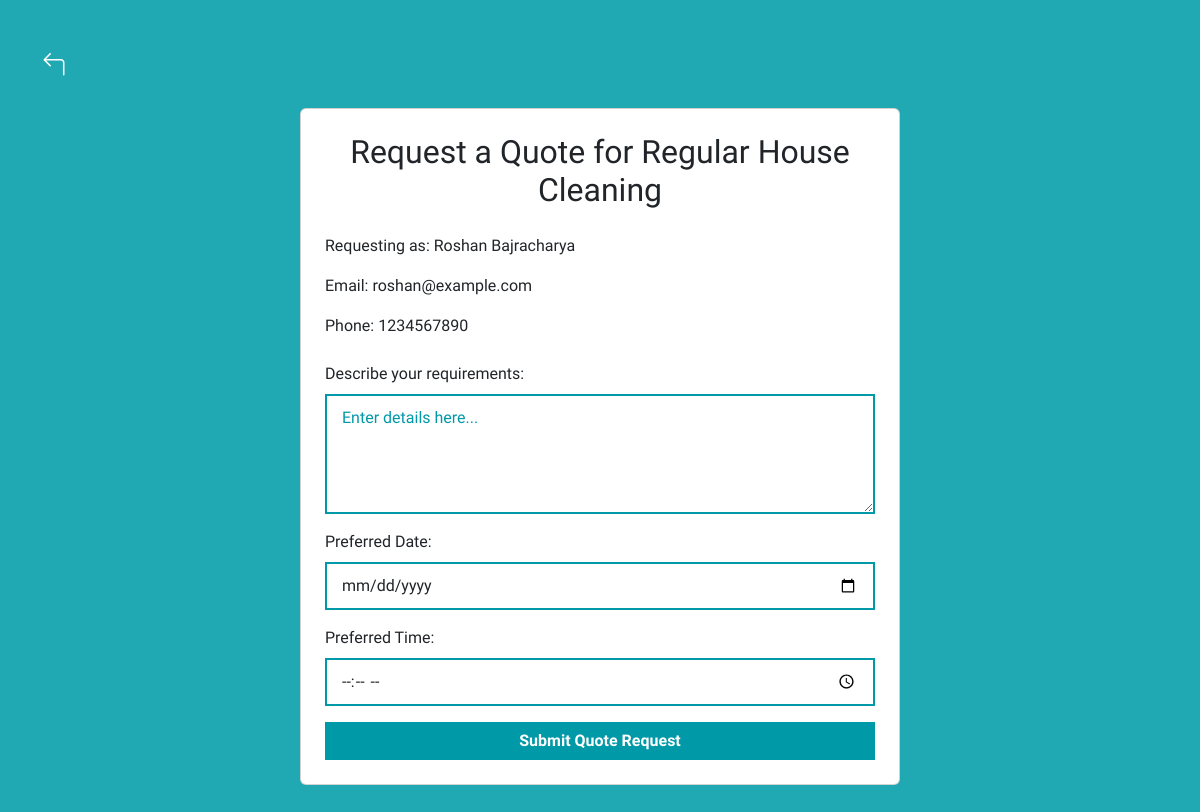
The page /quote/1 (signed in) on the database its author committed.
### models.py (models this page shows)
class HomeServiceSubCategory(db.Model):
    __tablename__ = 'home_service_subcategories'
    subcategory_id = db.Column(db.Integer, primary_key=True)
    name = db.Column(db.String(255), nullable=False)
    category_id = db.Column(db.Integer, db.ForeignKey('home_service_categories.category_id'), nullable=False)
    description = db.Column(db.String(255), nullable=True)

class User(db.Model):
    __tablename__ = 'users'
    user_id = db.Column(db.Integer, primary_key=True)
    first_name = db.Column(db.String(255), nullable=False)
    last_name = db.Column(db.String(255), nullable=False)
    email = db.Column(db.String(255), unique=True, nullable=False)
    password_hash = db.Column(db.String(255), nullable=False)
    address = db.Column(db.String(255), nullable=False)
    mobile_number = db.Column(db.String(20), nullable=False)
    phone_number = db.Column(db.String(20), nullable=True)
    country = db.Column(db.String(255), nullable=False)
    language = db.Column(db.String(255), nullable=False)
    vaccinated = db.Column(db.String(10), nullable=False)
    occupation = db.Column(db.String(255), nullable=False)
    credit_card_number = db.Column(db.String(20), nullable=False)
    expiry_date = db.Column(db.String(5), nullable=False)
    cvv = db.Column(db.String(3), nullable=False)  # Optionally, change to Integer type
    created_at = db.Column(db.DateTime, default=datetime.utcnow)
    updated_at = db.Column(db.DateTime, onupdate=datetime.utcnow)
    is_active = db.Column(db.Boolean, default=True)
    is_verified = db.Column(db.Boolean, default=False)

### routes.py (the view, shortened to what this page needs)
    @app.route('/quote/<int:subcategory_id>', methods=['GET', 'POST'])
    def quote_request(subcategory_id):
        user_id = session.get('user_id')
        if not user_id:
            return redirect(url_for('login'))
        user = User.query.get(user_id)
        subcategory = HomeServiceSubCategory.query.get_or_404(subcategory_id)
        return render_template('quote_form.html', subcategory=subcategory, user=user)

### templates/quote_form.html (shortened to what this page needs)
<!DOCTYPE html>
<html lang="en">
<head>
    <link rel="stylesheet" href="https://cdnjs.cloudflare.com/ajax/libs/bootstrap-icons/1.10.5/font/bootstrap-icons.min.css">
    <link href="https://cdn.jsdelivr.net/npm/bootstrap@5.3.3/dist/css/bootstrap.min.css" rel="stylesheet">
    <link rel="stylesheet" href="{{ url_for('static', filename='css/style.css') }}">
</head>
<body class="bg-change">
    <div class="container py-5">
        <div class="d-flex justify-content-start mb-4">
            <a href="{{ url_for('subcategory_list', category_id=subcategory.category_id) }}" class="back-icon">
                <i class="bi bi-arrow-90deg-left"></i>
            </a>
        </div>
        <div class="card mx-auto" style="max-width: 600px;">
            <div class="card-body">
                <h2 class="text-center mb-4">Request a Quote for {{ subcategory.name }}</h2>
                <div class="user-info mb-4">
                    <p><strong>Requesting as:</strong> {{ user.first_name }} {{ user.last_name }}</p>
                    <p><strong>Email:</strong> {{ user.email }}</p>
                    <p><strong>Phone:</strong> {{ user.mobile_number }}</p>
                </div>
                <form method="POST">
                    <div class="form-group mb-3">
                        <label for="details" class="form-label">Describe your requirements:</label>
                        <textarea name="details" id="details" class="form-control" rows="4" required placeholder="Enter details here..."></textarea>
                    </div>
                    <div class="form-group mb-3">
                        <label for="date" class="form-label">Preferred Date:</label>
                        <input type="date" name="date" id="date" class="form-control" required>
                    </div>
                    <div class="form-group mb-3">
                        <label for="time" class="form-label">Preferred Time:</label>
                        <input type="time" name="time" id="time" class="form-control" required>
                    </div>
                    <button type="submit" class="btn btn-primary w-100">Submit Quote Request</button>
                </form>
            </div>
        </div>
    </div>
</body>
</html>

### static/css/style.css (style rules this page uses)
body { font-family: Arial, sans-serif; margin: 0; background-color: #f7f7f7; }
a { display: inline-block; text-decoration: none; color: #0099A8; }
form div { margin-bottom: 15px; }
label { display: inline-block; }
input { padding: 8px; width: calc(100% - 120px); }
button { padding: 10px 20px; background-color: #28a745; color: #fff; border: none; cursor: pointer; }
body { font-family: "Comfortaa", sans-serif; font-optical-sizing: auto; font-weight: 300; font-style: normal; color: #0099A8; background-color: #ffffff; margin: 0; }
.btn-primary { background-color: #0099A8; border-color: #0099A8; font-weight: 600; }
.form-control { border: 2px solid #0099A8; border-radius: 0px; padding: 10px 15px; font-size: 1rem; }
.form-control::placeholder { color: #0099A8; opacity: 1; }
.bg-change { background-color: #20A8B3; }
.back-icon { font-size: 1.5rem; color: #FFF; cursor: pointer; text-decoration: none; }
.btn { border-radius: 0; }
.card { margin-bottom: 20px; }
.card-body { padding: 1.5rem; }

### rows shown on the page
HomeServiceSubCategory: name "Regular House Cleaning"
User: first_name "Roshan", last_name "Bajracharya", email "roshan@example.com", mobile_number "1234567890"
